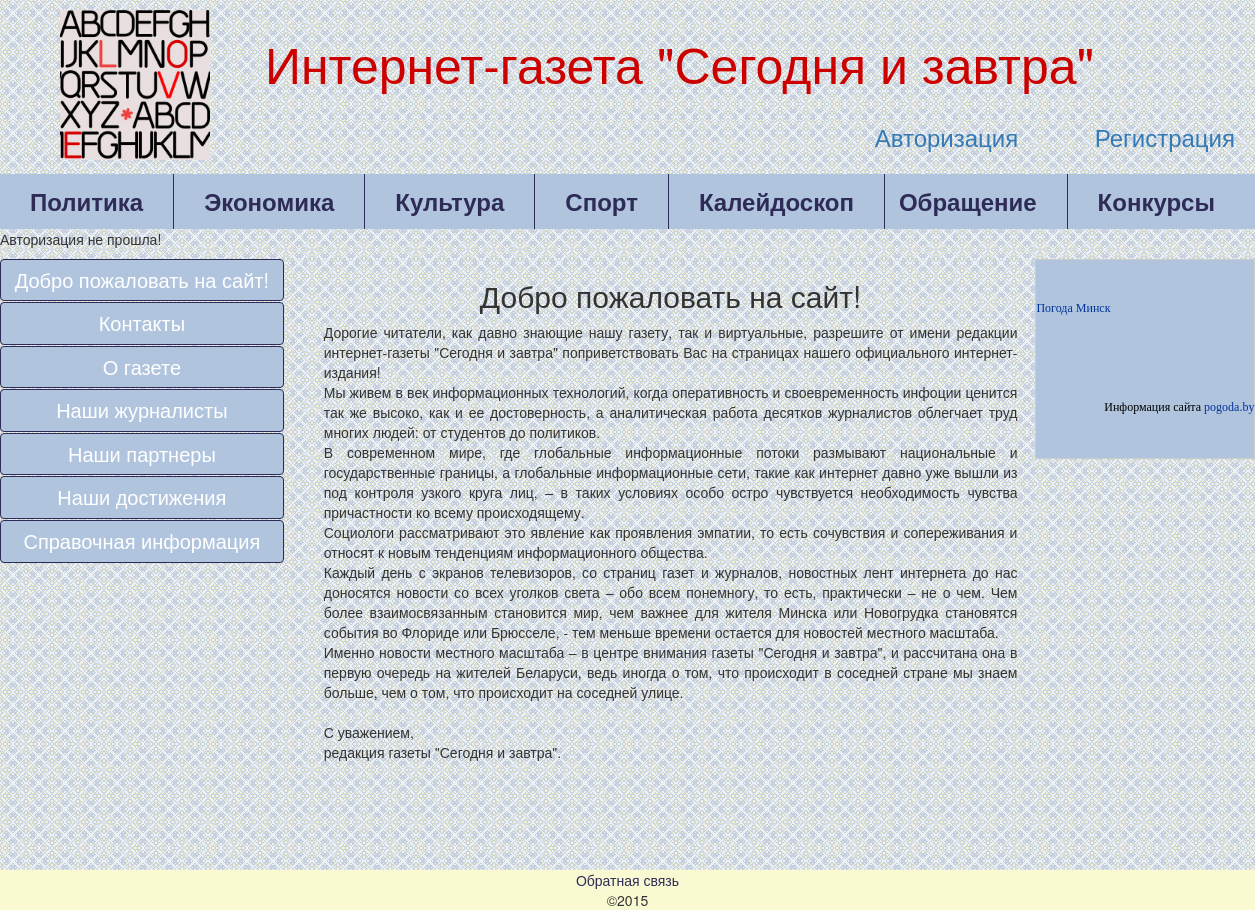
Before: / with the older database file.
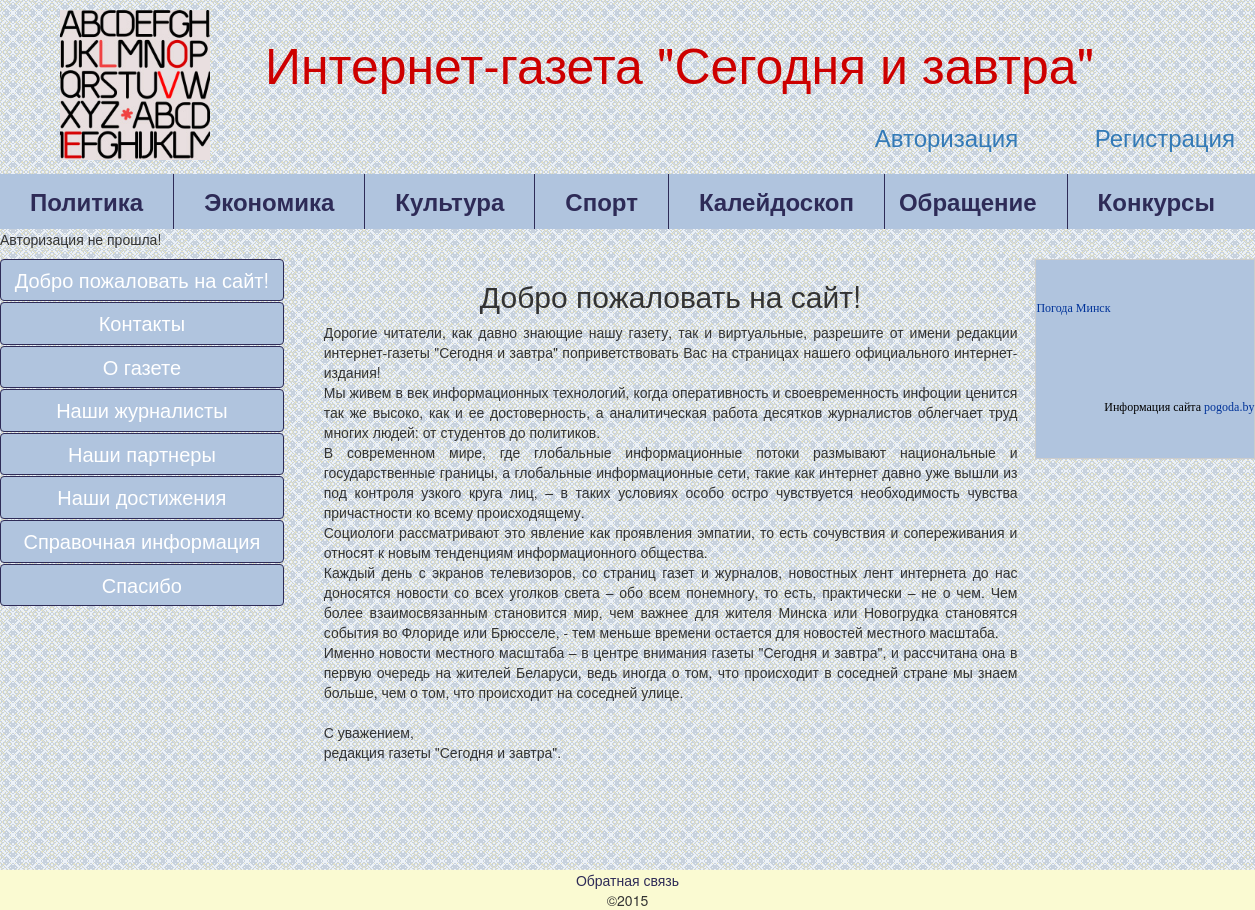
After: the same page with the newer database file.
### tables this page shows
CREATE TABLE IF NOT EXISTS `maintexts` (
  `id` int(11) NOT NULL AUTO_INCREMENT,
  `name` tinytext NOT NULL,
  `body` text NOT NULL,
  `url` tinytext NOT NULL,
  `showhide` enum('show','hide') NOT NULL DEFAULT 'show',
  `lang` enum('ru','en') NOT NULL DEFAULT 'ru',
  `putdate` datetime NOT NULL,
  PRIMARY KEY (`id`)
);

### class/Database.php (called while the page is built, shortened)
<?php
class Database{
	private $host = DB_HOST;
	private $user = DB_USER;
	private $pass = DB_PASS;
	private $dbname = DB_NAME;
	private $port = DB_PORT;
	private $dbh;
	private $stmt;
public function __construct(){
	$dsn = 'mysql:host=' . $this->host . ';port='.$this->port.';dbname=' . $this->dbname;
	$options = array(
		PDO::ATTR_ERRMODE=>PDO::ERRMODE_EXCEPTION
	);
	try{
		$this->dbh = new PDO($dsn, $this->user, $this->pass, $options);
		$this->query("SET NAMES 'utf8'");
		$this->execute();
	}
	catch(PDOException $e){
		$this->error = $e->getMessage();
	}
  }
 public function query($query){
    $this->stmt = $this->dbh->prepare($query);
}
	public function execute(){
		return $this->stmt->execute();
	}
	public function resultset(){
		$this->execute();
		return $this->stmt->fetchAll(PDO::FETCH_ASSOC);
	}
	public function single(){
		$this->execute();
		return $this->stmt->fetch(PDO::FETCH_ASSOC);
	}
}

### templates/top.php (the view, shortened to what this page needs)
<?php require_once('class/Database.php');?>
<!DOCTYPE html>
<html>
<head>
<link type="text/css" rel="stylesheet" href="media/bootstrap/css/bootstrap.min.css" />
<link type="text/css" rel="stylesheet" href="media/bootstrap/css/bootstrap.css" />
<link type="text/css" rel="stylesheet" href="media/css/styles.css" />
</head>
<body>
<div class="all">
<div class="header" id="header">
<div class="logotype"><img src="media/img/logotype.jpg" title="Логотип сайта" /></div>
<div class="title"><h1><a href="index.php?url=index">Интернет-газета "Сегодня и завтра"</a></h1></div>
</div>
<?php
if($_SESSION['id']){
?>
<div class="user"><a href="logout.php">Выход</a></div>
<div class="user"><a href="cabinet.php">Личный кабинет</a></div>
<?php
}
else{
?>
<div class="vhod"><a href="reg.php">Регистрация</a></div>
<div class="login"><a href="login.php">Авторизация</a></div>
<?php
}
?>
<div class="content">
<div class="top_menu">
<div class="menu_item"><a href="#">Политика</a>
</div>
<div class="menu_item">
	<a href="#">Экономика</a>
</div>
<div class="menu_item"><a href="#">Культура</a>
</div>
<div class="menu_item"><a href="#">Спорт</a>
</div>
<div class="menu_item"><a href="#">Калейдоскоп</a>
</div>
<div class="menu_item"><a href="#">Обращение</a>
</div>
<div class="menu_item"><a href="#">Конкурсы</a></div>
</div>
<?php
if ($_SESSION['id']){
}
else{
	echo "Авторизация не прошла!";
}
?>
<div class="vrezka"></div>
<div class="col-md-3">
<?php
$database = new Database();
$database->query("select * from maintexts where showhide='show'");
$rows = $database->resultset();
foreach ($rows as $key=>$value){
?>
<a href="index.php?url=<?=$value['url']?>" class="btn btn-primary block"><?=$value['name']?></a>
<?php
}
?>
</div>
<div class="col-md-5">

### index.php
<?php require_once('templates/top.php');
		if($_GET['url']){
			$file=$_GET['url'];
		}
		else{
			$file='index';
		}
	$database = new Database();
	$query = "select * from maintexts where url='$file'";
	$database->query($query);
	$rows = $database->single();
   echo "<h2>".$rows['name']."</h2>";
   echo $rows['body'];
?>
<?php require_once('templates/bottom.php');
?>

### templates/bottom.php (shortened to what this page needs)
</div>
<div class="col-md-4">
<table width="220" height="200" style="background-color:#B0C4DE; border: #cccccc 1px solid; font-family:Tahoma; font-size:12px; color:#000000;" cellpadding="2" cellspacing="0">
<tr><td><a href="http://6.pogoda.by/26850" style="font-family:Tahoma; font-size:12px; color:#003399;" title="Погода Минск на 6 дней - Гидрометцентр РБ" target="_blank">Погода Минск</a>
</td></tr>
<tr><td align="right">Информация сайта <a href="http://www.pogoda.by" target="_blank" style="font-family:Tahoma; font-size:12px; color:#003399;">pogoda.by</a>
</td></tr>
</table>
</div>
</div>
</div>
<div class="footer">
<a href="mailto:purum_p91@mail">Обратная связь</a><br/>
&copy;2015
</div>
</body>
</html>

### media/css/styles.css (style rules this page uses)
body { margin:0;padding:0;min-height:100% }
table { float:right;position:relative;margin-right:-43px }
.all { display:table;height:100%;width:100% }
.header { height:120px; background:url(../img/bkgr_header.gif) }
.logotype { float:left;vertical-align:middle;padding-top:10px;padding-left:60px; }
.logotype img { height:150px }
.title { float:left;width:870px;margin-left:55px;padding-top:15px }
.title h1 a { color:#cd0000;padding:0;margin:0;font-size:50px }
.vhod { float:right;margin-right:20px;margin-bottom:20px;font-size:24px }
.login { width:200px;float:right;margin-right:20px;margin-bottom:10px;font-size:24px }
.top_menu { width:100%;margin:0 auto;background:#B0C4DE;display:-moz-box;display:-webkit-flex;display:flex; }
.top_menu a { padding:10px 10px;position:relative;text-align:center;color:#2E2B57;font-size:24px;text-decoration:none;font-weight:bolder;-moz-box-flex:1;-webkit-flex:1;flex:1;display:table-cell;border-right:1px solid #2E2B57; }
.top_menu a:last-child { border:none }
.menu_item { margin:0px;max-width:200px;position:relative; z-index:1000;text-align:center;display:table-cell;text-align:center; vertical-align:middle; }
.menu_item a { text-decoration:none;color:#2E2B57;display:table-cell;vertical-align:middle;padding:10px 30px;-moz-box-flex:1;-webkit-flex:1;flex:1; }
.col-md-3 { position:relative;margin-left:-15px; }
.col-md-3 a { display:block;font-size:20px;color:#fff;text-align:center }
.col-md-5 { text-align:justify;margin-left: 10px;margin-right: -10px; }
.col-md-5 h2 { text-align:center }
.vrezka { width:100;height:10px;background:url(../img/bkgr_header.gif) }
.content { background:url(../img/bkgr_header.gif);height:750px }
.footer { background-color:#FAFAD2;text-align:center; }
.footer a { color:#2E2B57;text-decoration:none; }

Changed rows visible on the page:
added maintexts: name "Спасибо"
